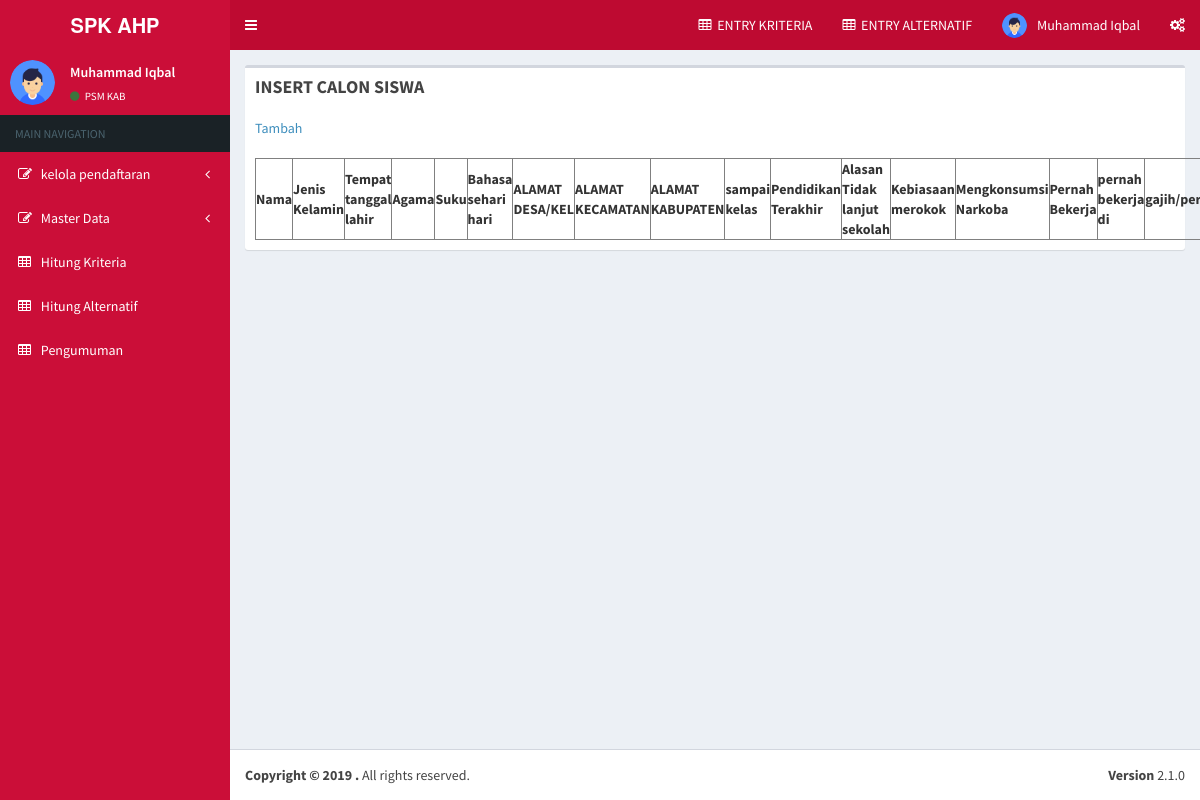
The app's page /dashboard.php?page=insert/calon_siswa (signed in), older data.
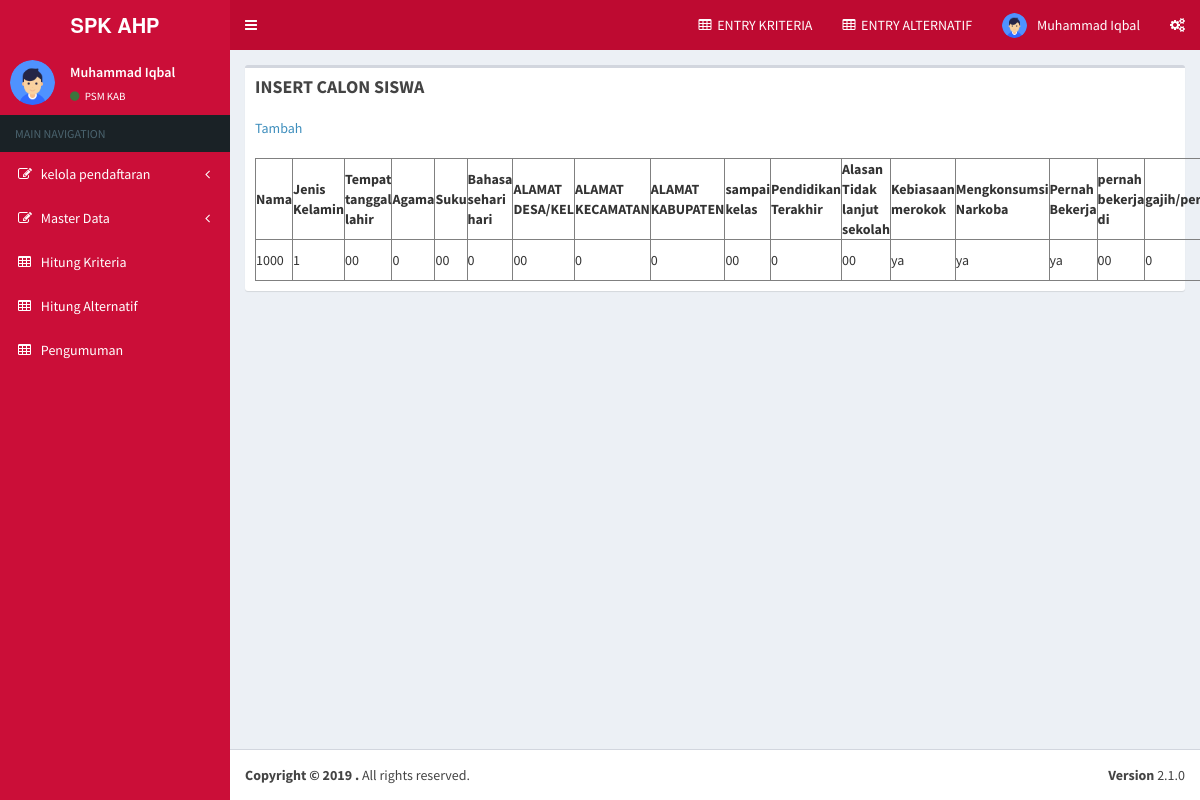
The same page, newer data.
### tables this page shows
CREATE TABLE IF NOT EXISTS `tb_users` (
`user_id` int(11) NOT NULL,
  `fullname` varchar(25) NOT NULL,
  `username` varchar(12) NOT NULL,
  `password` varchar(12) NOT NULL
);

CREATE TABLE IF NOT EXISTS `tbl_cs` (
`id` int(11) NOT NULL,
  `nama` varchar(500) NOT NULL,
  `jk` varchar(500) NOT NULL,
  `ttl` varchar(500) NOT NULL,
  `agama` varchar(500) NOT NULL,
  `suku` varchar(500) NOT NULL,
  `bahasa` varchar(500) NOT NULL,
  `ald` varchar(500) NOT NULL,
  `alk` varchar(500) NOT NULL,
  `alko` varchar(500) NOT NULL,
  `ltlsk` varchar(500) NOT NULL,
  `pt` varchar(500) NOT NULL,
  `atls` varchar(500) NOT NULL,
  `km` varchar(500) NOT NULL,
  `mn` varchar(500) NOT NULL,
  `pb` varchar(500) NOT NULL,
  `bpbd` varchar(500) NOT NULL,
  `gp` varchar(500) NOT NULL,
  `con` int(10) NOT NULL
);

### Connections/koneksi.php (called while the page is built, shortened)
<?php
if (!function_exists("GetSQLValueString")) {
function GetSQLValueString($theValue, $theType, $theDefinedValue = "", $theNotDefinedValue = "")
{
  $theValue = get_magic_quotes_gpc() ? stripslashes($theValue) : $theValue;
  $theValue = function_exists("mysql_real_escape_string") ? mysql_real_escape_string($theValue) : mysql_escape_string($theValue);
  switch ($theType) {
    case "text":
      $theValue = ($theValue != "") ? "'" . $theValue . "'" : "NULL";
      break;
  }
  return $theValue;
}
}
?>

### insert/calon_siswa.php (the view, shortened to what this page needs)
<?php
include_once("\insert\config.php");
$result = mysqli_query($mysqli, "SELECT * FROM tbl_cs ORDER BY id DESC");
?>
<html>
<head>
</head>
<body>
<a href="insert/add_cs.php">Tambah</a><br/><br/>
    <table width='80%' border=1>
    <tr>
                <th>Nama</th>
                <th>Jenis Kelamin</th>
                <th>Tempat tanggal lahir</th>
                <th>Agama</th>
                <th>Suku</th>
                <th>Bahasa sehari hari</th>
                <th>ALAMAT DESA/KEL</th>
                <th>ALAMAT KECAMATAN </th>
                <th>ALAMAT KABUPATEN</th>
                <th>sampai kelas</th>
                <th>Pendidikan Terakhir</th>
                <th>Alasan Tidak lanjut sekolah</th>
                <th>Kebiasaan merokok</th>
                <th>Mengkonsumsi Narkoba</th>
                <th>Pernah Bekerja</th>
                <th>pernah bekerja di</th>
                <th>gajih/perbulan</th>
     </tr>
    <?php
    while($user_data = mysqli_fetch_array($result)) {
        echo "<tr>";
        echo "<td>".$user_data['nama']."</td>";
        echo "<td>".$user_data['jk']."</td>";
        echo "<td>".$user_data['ttl']."</td>";
        echo "<td>".$user_data['agama']."</td>";
        echo "<td>".$user_data['suku']."</td>";
        echo "<td>".$user_data['bahasa']."</td>";
        echo "<td>".$user_data['ald']."</td>";
        echo "<td>".$user_data['alk']."</td>";
        echo "<td>".$user_data['alko']."</td>";
        echo "<td>".$user_data['ltlsk']."</td>";
        echo "<td>".$user_data['pt']."</td>";
        echo "<td>".$user_data['atls']."</td>";
        echo "<td>".$user_data['km']."</td>";
        echo "<td>".$user_data['mn']."</td>";
        echo "<td>".$user_data['pb']."</td>";
        echo "<td>".$user_data['bpbd']."</td>";
        echo "<td>".$user_data['gp']."</td>";
        echo "<td><a href='/program_april/insert/edit_cs.php?id=$user_data[id]'>Edit</a> | <a href='/program_april/insert/delete_cs.php?id=$user_data[id]'>Delete</a></td></tr>";
    }
    ?>
    </table>
</body>
</html>

### dashboard.php (shortened to what this page needs)
<?php
require_once('Connections/koneksi.php');
$colname_rs_users = "-1";
if (isset($_SESSION['MM_Username'])) {
  $colname_rs_users = $_SESSION['MM_Username'];
}
$query_rs_users = sprintf("SELECT * FROM tb_users WHERE username = %s", GetSQLValueString($colname_rs_users, "text"));
$rs_users = mysql_query($query_rs_users, $koneksi) or die(mysql_error());
$row_rs_users = mysql_fetch_assoc($rs_users);
?><!DOCTYPE html>
<html>
<head>
  <link rel="stylesheet" href="assets/bower_components/dist/css/bootstrap.min.css">
  <link rel="stylesheet" href="assets/bower_components/font-awesome/css/font-awesome.min.css">
  <link rel="stylesheet" href="assets/bower_components/Ionicons/css/ionicons.min.css">
  <link rel="stylesheet" href="assets/bower_components/bootstrap-daterangepicker/daterangepicker.css">
  <link rel="stylesheet" href="assets/bower_components/bootstrap-datepicker/dist/css/bootstrap-datepicker.min.css">
  <link rel="stylesheet" href="assets/bower_components/datatables.net-bs/css/dataTables.bootstrap.min.css">
  <link rel="stylesheet" href="assets/dist/css/AdminLTE.min.css">
  <link rel="stylesheet" href="assets/dist/css/animate.css">
  <link rel="stylesheet" href="assets/dist/css/skins/_all-skins.min.css">
  <link rel="stylesheet" href="assets/plugins/bootstrap-wysihtml5/bootstrap3-wysihtml5.min.css">
</head>
<body class="hold-transition skin-blue sidebar-mini">
<div class="wrapper">
<header class="main-header">
 <?php require_once('menu/nav.php'); ?>
 <?php require_once('menu/side.php'); ?>
  <div class="content-wrapper">
    <section class="content">
      <div class="row">
        <div class="col-md-12">
          <div class="box">
            <div class="box-header">
              <h3 class="box-title"> <?php
		$a = $_GET['page'];
		$title = preg_replace('~[\\\\/_:*?"<>|]~', ' ', $a);
		if(isset($_GET["page"]) && $_GET["page"] != "home"){
							  if ($a == "") {
									echo "Oops!";
                                }else{
                                   echo "<div class='text-uppercase'><strong>".$title."</strong></div>";
                                }
                               }else{
                          echo "Dashboard";
                  }
		 ?> </h3>
            </div>
            <div class="box-body">
         <?php
		   if(isset($_GET["page"]) && $_GET["page"] != "home"){
			if(file_exists(htmlentities($_GET["page"]).".php")){
				include(htmlentities($_GET["page"]).".php");
			}else{
				include("404.php");
			}
		   }else{
		  include("home.php");
		  }
		?>
            </div>
          </div>
        </div>
      </div>
    </section>
  </div>
 <?php require_once('menu/footer.php'); ?>
</div>
</body>
</html>

### menu/nav.php (shortened to what this page needs)
    <a href="?page=home" class="logo">
      <span class="logo-lg"><b>SPK AHP</b></span>
    </a>
<nav class="navbar navbar-static-top">
      <a href="#" class="sidebar-toggle" data-toggle="push-menu" role="button">
      </a>
      <div class="navbar-custom-menu">
        <ul class="nav navbar-nav">
          <li class="dropdown notifications-menu">
            <a href="?page=insert/kriteria"><i class="fa fa-table"></i>&nbsp; <span class="blink_me">ENTRY KRITERIA </span>  </a>
          </li>
          <li class="dropdown messages-menu">
           <a href="?page=insert/alternatif"><i class="fa fa-table"></i>&nbsp; <span class="blink_me">ENTRY ALTERNATIF </span>  </a>
          </li>
          <li class="dropdown user user-menu">
            <a href="#" class="dropdown-toggle" data-toggle="dropdown">
            	<img src="assets/dist/img/logo.png" class="user-image" alt="User Image">
 				<span class="hidden-xs"> <?= $row_rs_users['fullname']; ?></span>
            </a>
          </li>
          <li>
            <a href="#" data-toggle="control-sidebar"><i class="fa fa-gears"></i></a>
          </li>
        </ul>
      </div>
    </nav>
 </header>

### menu/side.php (shortened to what this page needs)
<aside class="main-sidebar">
 <section class="sidebar">
      <div class="user-panel">
        <div class="pull-left image">
          <img src="assets/dist/img/logo.png" class="img-circle" alt="User Image">
        </div>
        <div class="pull-left info">
          <p><?= $row_rs_users['fullname']; ?></p>
          <a href="?page=config/kode&id=1"><i class="fa fa-circle text-success"></i> PSM KAB</a>
        </div>
      </div>
      <ul class="sidebar-menu" data-widget="tree">
        <li class="header">MAIN NAVIGATION</li>
        <li class="treeview">
          <a href="#">
            <i class="fa fa-edit"></i> <span>kelola pendaftaran</span>
            <span class="pull-right-container">
              <i class="fa fa-angle-left pull-right"></i>            </span>          </a>
        </li>
        <li class="treeview">
          <a href="#">
            <i class="fa fa-edit"></i> <span>Master Data</span>
            <span class="pull-right-container">
              <i class="fa fa-angle-left pull-right"></i>            </span>          </a>
        </li>
        <li><a href="?page=kriteria"><i class="fa fa-table"></i> <span>Hitung Kriteria</span></a> </li>
        <li><a href="?page=hitung_alternatif"><i class="fa fa-table"></i> <span>Hitung Alternatif</span></a> </li>
        <li><a href="?page=insert/pengumuman"><i class="fa fa-table"></i> <span>Pengumuman</span></a> </li>
      </ul>
    </section>
</aside>

### menu/footer.php
<footer class="main-footer">
  <div class="pull-right hidden-xs">
    <b>Version</b> 2.1.0
  </div>
  <strong>Copyright &copy; <?= date('Y'); ?> <a href="https://codeego.com"></a>.</strong> All rights reserved.
</footer>

Row changes from the older to the newer data that the page shows:
added tbl_cs: nama "1000", jk "1", ttl "00", agama "0", suku "00", bahasa "0", ald "00", alk "0", alko "0", ltlsk "00", pt "0", atls "00", km "ya", mn "ya", pb "ya", bpbd "00", gp "0"
